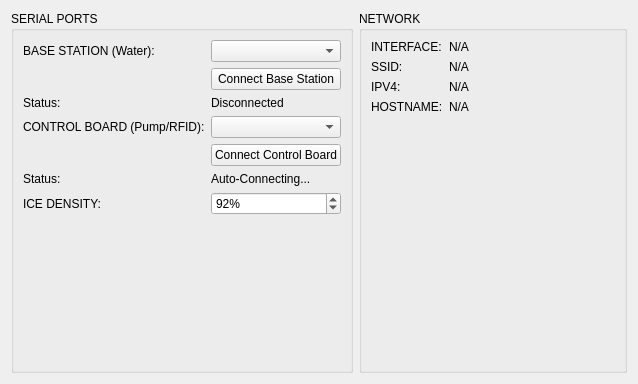
<?xml version="1.0" encoding="UTF-8"?>
<ui version="4.0">
 <class>SettingsTab</class>
 <widget class="QWidget" name="SettingsTab">
  <property name="geometry">
   <rect>
    <x>0</x>
    <y>0</y>
    <width>638</width>
    <height>384</height>
   </rect>
  </property>
  <property name="windowTitle">
   <string>Form</string>
  </property>
  <layout class="QHBoxLayout" name="horizontalLayout">
   <item>
    <widget class="QGroupBox" name="groupBox">
     <property name="title">
      <string>SERIAL PORTS</string>
     </property>
     <layout class="QFormLayout" name="formLayout">
      <item row="0" column="0">
       <widget class="QLabel" name="label">
        <property name="text">
         <string>BASE STATION (Water):</string>
        </property>
       </widget>
      </item>
      <item row="0" column="1">
       <widget class="QComboBox" name="baseStationCombo"/>
      </item>
      <item row="1" column="1">
       <widget class="QPushButton" name="connectButton_BS">
        <property name="text">
         <string>Connect Base Station</string>
        </property>
       </widget>
      </item>
      <item row="2" column="0">
       <widget class="QLabel" name="label_bs_status">
        <property name="text">
         <string>Status:</string>
        </property>
       </widget>
      </item>
      <item row="2" column="1">
       <widget class="QLabel" name="bsStatusLabel">
        <property name="text">
         <string>Disconnected</string>
        </property>
        <property name="objectName">
         <string>connectionStatusLabel</string>
        </property>
       </widget>
      </item>
      <item row="3" column="0">
       <widget class="QLabel" name="label_2">
        <property name="text">
         <string>CONTROL BOARD (Pump/RFID):</string>
        </property>
       </widget>
      </item>
      <item row="3" column="1">
       <widget class="QComboBox" name="controlBoardCombo"/>
      </item>
      <item row="4" column="1">
       <widget class="QPushButton" name="connectButton_CB">
        <property name="text">
         <string>Connect Control Board</string>
        </property>
       </widget>
      </item>
      <item row="5" column="0">
       <widget class="QLabel" name="label_cb_status">
        <property name="text">
         <string>Status:</string>
        </property>
       </widget>
      </item>
      <item row="5" column="1">
       <widget class="QLabel" name="cbStatusLabel">
        <property name="text">
         <string>Auto-Connecting...</string>
        </property>
        <property name="objectName">
         <string>cbStatusLabel</string>
        </property>
       </widget>
      </item>
      <item row="6" column="0">
       <widget class="QLabel" name="label_3">
        <property name="text">
         <string>ICE DENSITY:</string>
        </property>
       </widget>
      </item>
      <item row="6" column="1">
       <widget class="QSpinBox" name="iceDensitySpinBox">
        <property name="suffix">
         <string>%</string>
        </property>
        <property name="value">
         <number>92</number>
        </property>
       </widget>
      </item>
     </layout>
    </widget>
   </item>
   <item>
    <widget class="QGroupBox" name="groupBox_2">
     <property name="title">
      <string>NETWORK</string>
     </property>
     <layout class="QVBoxLayout" name="verticalLayout">
      <item>
       <layout class="QFormLayout" name="formLayout_2">
        <item row="0" column="0">
         <widget class="QLabel" name="label_4">
          <property name="text">
           <string>INTERFACE:</string>
          </property>
         </widget>
        </item>
        <item row="0" column="1">
         <widget class="QLabel" name="ifaceLabel">
          <property name="text">
           <string>N/A</string>
          </property>
         </widget>
        </item>
        <item row="1" column="0">
         <widget class="QLabel" name="label_5">
          <property name="text">
           <string>SSID:</string>
          </property>
         </widget>
        </item>
        <item row="1" column="1">
         <widget class="QLabel" name="ssidLabel">
          <property name="text">
           <string>N/A</string>
          </property>
         </widget>
        </item>
        <item row="2" column="0">
         <widget class="QLabel" name="label_6">
          <property name="text">
           <string>IPV4:</string>
          </property>
         </widget>
        </item>
        <item row="2" column="1">
         <widget class="QLabel" name="ipLabel">
          <property name="text">
           <string>N/A</string>
          </property>
         </widget>
        </item>
        <item row="3" column="0">
         <widget class="QLabel" name="label_7">
          <property name="text">
           <string>HOSTNAME:</string>
          </property>
         </widget>
        </item>
        <item row="3" column="1">
         <widget class="QLabel" name="hostnameLabel">
          <property name="text">
           <string>N/A</string>
          </property>
         </widget>
        </item>
       </layout>
      </item>
      <item>
       <spacer name="verticalSpacer">
        <property name="orientation">
         <enum>Qt::Vertical</enum>
        </property>
        <property name="sizeHint" stdset="0">
         <size>
          <width>20</width>
          <height>40</height>
         </size>
        </property>
       </spacer>
      </item>
     </layout>
    </widget>
   </item>
  </layout>
 </widget>
 <resources/>
 <connections/>
</ui>
